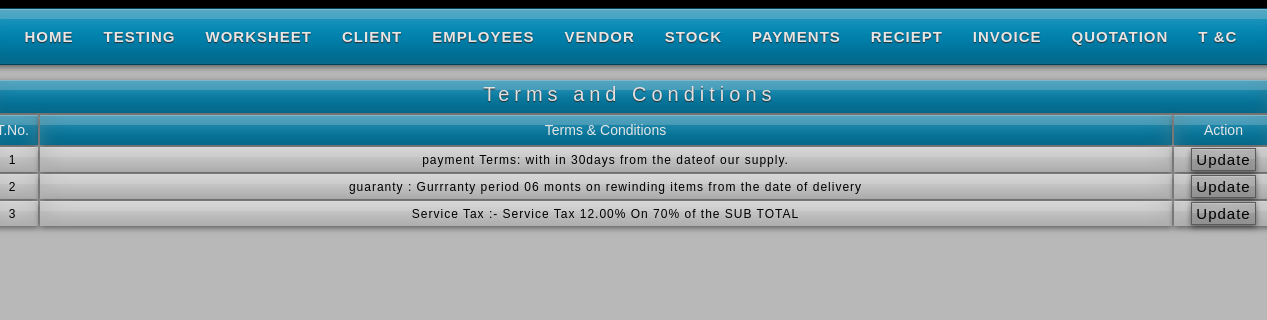
Screenshot of /term.php with the database file from the repository.
### tables this page shows
CREATE TABLE IF NOT EXISTS `terms` (
  `t_id` int(11) NOT NULL AUTO_INCREMENT,
  `t_id1` varchar(10) NOT NULL,
  `t_term` varchar(200) NOT NULL,
  PRIMARY KEY (`t_id`)
);

### term.php (the view, shortened to what this page needs)
<?php
	$e_qry_f="select * from terms";
	$e_res_f=mysql_query($e_qry_f);
?>
<html>
<head>
<link rel="stylesheet" href="styles2.css" type="text/css" />
<link rel="stylesheet" href="styles.css" type="text/css" />
</head>
<body>
<div id="container">
<div id="sub-header">
    <?php
	include("header.php");
	?><br />
		<div class="quotation"><center>Terms and Conditions</center></div>
        <div>
        <table class="emp_tab">
        <tr class="emp_header">
        <td width="50">T.No.</td>
        <td>Terms & Conditions</td>
        <td width="100">Action</td>
        </tr>
        <?php
		while($e_row=mysql_fetch_array($e_res_f))
		{
        echo "<tr class='pagi'>";
        echo "<td width='50'>";
		echo $e_row[0];
		echo "</td>";
        echo "<td>";
		echo $e_row[2];
		echo "</td>";
        echo "<td width='100' class='print'>";
		echo "<a href='updateterm.php?e_id2=$e_row[0]'>Update</a>";
		echo "</td>";
		echo "</tr>";
		}
		?>
        </table>
        </div>
    </div>
    </div>
</body>
</html>

### styles2.css (style rules this page uses)
body { background:#000; margin:0; padding:0; font-family: Verdana, Geneva, sans-serif; font-size: 13px; color: #000; }
.print a { background-color:#00a1d2; padding:2px 4px 2px 4px; color:#000; text-decoration:none; font-size:15px; border: 1px solid rgba(0,0,0,0.5); background:#CCC; box-shadow: 0 2px 6px rgba(0,0,0,0.5), inset 0 1px rgba(255,255,255,0.3), inset 0 10px rgba(255,255,255,0.2), inset 0 10px 20px rgba(255,255,255,0.25), inset 0 -15px 30px rgba(0,0,0,0.3); -o-box-shadow: 0 2px 6px rgba(0,0,0,0.5), inset 0 1px rgba(255,255,255,0.3), inset 0 10px rgba(255,255,255,0.2), inset 0 10px 20px rgba(255,255,255,0.25), inset 0 -15px 30px rgba(0,0,0,0.3); -webkit-box-shadow: 0 2px 6px rgba(0,0,0,0.5), inset 0 1px rgba(255,255,255,0.3), inset 0 10px rgba(255,255,255,0.2), inset 0 10px 20px rgba(255,255,255,0.25), inset 0 -15px 30px rgba(0,0,0,0.3); -moz-box-shadow: 0 2px 6px rgba(0,0,0,0.5), inset 0 1px rgba(255,255,255,0.3), inset 0 10px rgba(255,255,255,0.2), inset 0 10px 20px rgba(255,255,255,0.25), inset 0 -15px 30px rgba(0,0,0,0.3); }
* { margin:0; padding:0; }
a { color: #F97B27; }
#container { width: 960px; margin: 0 auto; padding: 0px; }
div#sub-header { margin-top:8px; margin-bottom:5px; margin-left:-180px; width:1315px; height:1500px; background-color:#CCC; opacity:0.9; }
.quotation { font-size:20px; color:#FAFAFA; font-family: Arial, Helvetica, sans-serif; font-weight:500; letter-spacing:5px; background-color:#00a1d2; width:98%; text-shadow: 0 1px 1px #333; margin-left:12px; height:30px; margin-top:0px; padding:3px 0px 0px 0px; background:#09C; box-shadow: 0 2px 6px rgba(0,0,0,0.5), inset 0 1px rgba(255,255,255,0.3), inset 0 10px rgba(255,255,255,0.2), inset 0 10px 20px rgba(255,255,255,0.25), inset 0 -15px 30px rgba(0,0,0,0.3); -o-box-shadow: 0 2px 6px rgba(0,0,0,0.5), inset 0 1px rgba(255,255,255,0.3), inset 0 10px rgba(255,255,255,0.2), inset 0 10px 20px rgba(255,255,255,0.25), inset 0 -15px 30px rgba(0,0,0,0.3); -webkit-box-shadow: 0 2px 6px rgba(0,0,0,0.5), inset 0 1px rgba(255,255,255,0.3), inset 0 10px rgba(255,255,255,0.2), inset 0 10px 20px rgba(255,255,255,0.25), inset 0 -15px 30px rgba(0,0,0,0.3); -moz-box-shadow: 0 2px 6px rgba(0,0,0,0.5), inset 0 1px rgba(255,255,255,0.3), inset 0 10px rgba(255,255,255,0.2), inset 0 10px 20px rgba(255,255,255,0.25), inset 0 -15px 30px rgba(0,0,0,0.3); }
.emp_tab { margin-left:12px; width:1290px; }
.pagi td { height:25px; color:#000; text-align:center; background-color:#333; font-size:12px; margin-left:12px; letter-spacing:1px; background:#FFF; box-shadow: 0 2px 6px rgba(0,0,0,0.5), inset 0 1px rgba(255,255,255,0.3), inset 0 10px rgba(255,255,255,0.2), inset 0 10px 20px rgba(255,255,255,0.25), inset 0 -15px 30px rgba(0,0,0,0.3); -o-box-shadow: 0 2px 6px rgba(0,0,0,0.5), inset 0 1px rgba(255,255,255,0.3), inset 0 10px rgba(255,255,255,0.2), inset 0 10px 20px rgba(255,255,255,0.25), inset 0 -15px 30px rgba(0,0,0,0.3); -webkit-box-shadow: 0 2px 6px rgba(0,0,0,0.5), inset 0 1px rgba(255,255,255,0.3), inset 0 10px rgba(255,255,255,0.2), inset 0 10px 20px rgba(255,255,255,0.25), inset 0 -15px 30px rgba(0,0,0,0.3); -moz-box-shadow: 0 2px 6px rgba(0,0,0,0.5), inset 0 1px rgba(255,255,255,0.3), inset 0 10px rgba(255,255,255,0.2), inset 0 10px 20px rgba(255,255,255,0.25), inset 0 -15px 30px rgba(0,0,0,0.3); }
.emp_header { background-color:#CCC; height:30px; font-size:14px; text-align:center; color:#FFF; }
.emp_header td { background:#09C; box-shadow: 0 2px 6px rgba(0,0,0,0.5), inset 0 1px rgba(255,255,255,0.3), inset 0 10px rgba(255,255,255,0.2), inset 0 10px 20px rgba(255,255,255,0.25), inset 0 -15px 30px rgba(0,0,0,0.3); -o-box-shadow: 0 2px 6px rgba(0,0,0,0.5), inset 0 1px rgba(255,255,255,0.3), inset 0 10px rgba(255,255,255,0.2), inset 0 10px 20px rgba(255,255,255,0.25), inset 0 -15px 30px rgba(0,0,0,0.3); -webkit-box-shadow: 0 2px 6px rgba(0,0,0,0.5), inset 0 1px rgba(255,255,255,0.3), inset 0 10px rgba(255,255,255,0.2), inset 0 10px 20px rgba(255,255,255,0.25), inset 0 -15px 30px rgba(0,0,0,0.3); -moz-box-shadow: 0 2px 6px rgba(0,0,0,0.5), inset 0 1px rgba(255,255,255,0.3), inset 0 10px rgba(255,255,255,0.2), inset 0 10px 20px rgba(255,255,255,0.25), inset 0 -15px 30px rgba(0,0,0,0.3); }

### rows the page displays
terms: t_id "1", t_term "payment Terms: with in 30days from the dateof our supply."
terms: t_id "2", t_term "guaranty : Gurrranty period 06 monts on rewinding items from the date of delivery"
terms: t_id "3", t_term "Service Tax :- Service Tax 12.00% On 70% of the SUB TOTAL"
